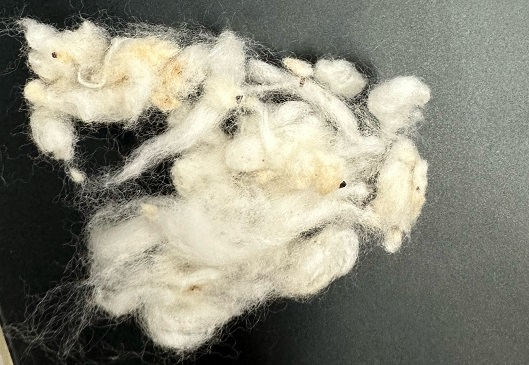
#> input picture image1.jpeg, 529 x 365 px
$ jupyter execute Untitled47.ipynb
#> lines starting #> are read from the running program, lines starting #| are printed output that depends on the picture
[cell 1]
from pathlib import Path

import cv2
import numpy as np

img = cv2.imread("image1.jpeg")
#> img is the input picture: shape (365, 529, 3); mean B, G, R 124.2, 138.9, 140.2

rows = 1  # 行数
cols = 3  # 列数

chunks = []
for row_img in np.array_split(img, rows, axis=0):
    for chunk in np.array_split(row_img, cols, axis=1):
        chunks.append(chunk)
#> this loop made 1 pass
#> after the loop, chunks = 3 items
print(len(chunks))
#| 3

[cell 2]
output_dir = Path("output")
output_dir.mkdir(exist_ok=True)
for i, chunk in enumerate(chunks):
    save_path = output_dir / f"chunk_{i:02d}.png"
    cv2.imwrite(str(save_path), chunk)
#> this loop made 3 passes
#> pass 1, `cv2.imwrite(str(save_path), chunk)`:
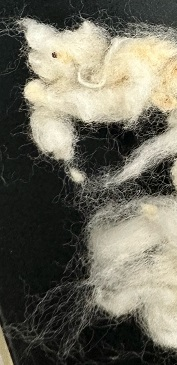
#> saved as chunk_00.png: shape (365, 177, 3); mean B, G, R 93.9, 107.2, 109.6
#> pass 2, `cv2.imwrite(str(save_path), chunk)`:
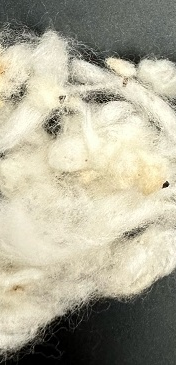
#> saved as chunk_01.png: shape (365, 176, 3); mean B, G, R 151.2, 170.8, 174.6
#cv2.imshow("chunk", )
cv2.waitKey(0)
cv2.destroyAllWindows()

$ run again, with image0.jpeg copied over image1.jpeg
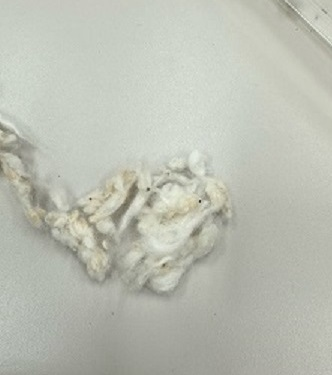
#> input picture image0.jpeg, 332 x 375 px
#> img is the input picture: shape (375, 332, 3); mean B, G, R 179, 190.1, 187.1
#> the loop `for row_img in np.array_split(img, rows, axis=0):` made 1 pass
#> after the loop `for row_img in np.array_split(img, rows, axis=0):`: chunks = 3 items
#| 3
#> the loop `for i, chunk in enumerate(chunks):` made 3 passes
#> pass 1, `cv2.imwrite(str(save_path), chunk)`:
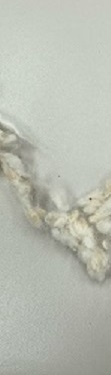
#> saved as chunk_00.png: shape (375, 111, 3); mean B, G, R 177.5, 188.2, 184.5
#> pass 2, `cv2.imwrite(str(save_path), chunk)`:
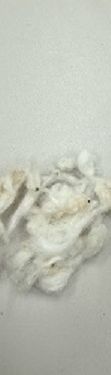
#> saved as chunk_01.png: shape (375, 111, 3); mean B, G, R 180.7, 192.3, 189.1

$ run again, with image2.jpeg copied over image1.jpeg
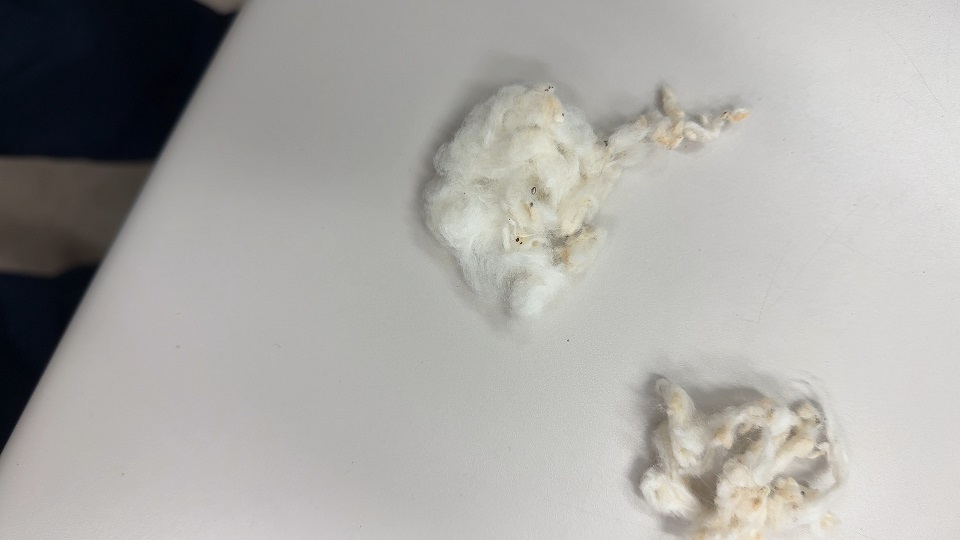
#> input picture image2.jpeg, 960 x 540 px
#> img is the input picture: shape (540, 960, 3); mean B, G, R 166, 168.9, 170.2
#> the loop `for row_img in np.array_split(img, rows, axis=0):` made 1 pass
#> after the loop `for row_img in np.array_split(img, rows, axis=0):`: chunks = 3 items
#| 3
#> the loop `for i, chunk in enumerate(chunks):` made 3 passes
#> pass 1, `cv2.imwrite(str(save_path), chunk)`:
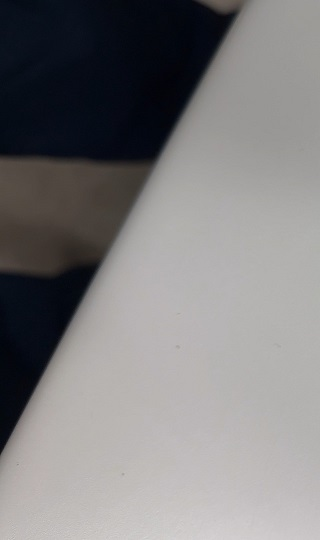
#> saved as chunk_00.png: shape (540, 320, 3); mean B, G, R 126.4, 125.6, 127
#> pass 2, `cv2.imwrite(str(save_path), chunk)`:
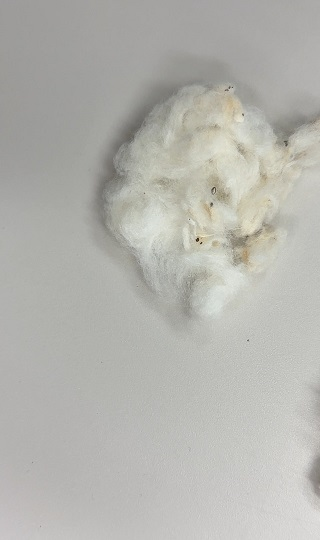
#> saved as chunk_01.png: shape (540, 320, 3); mean B, G, R 174.6, 179.9, 180.2

$ run again, with image3.jpeg copied over image1.jpeg
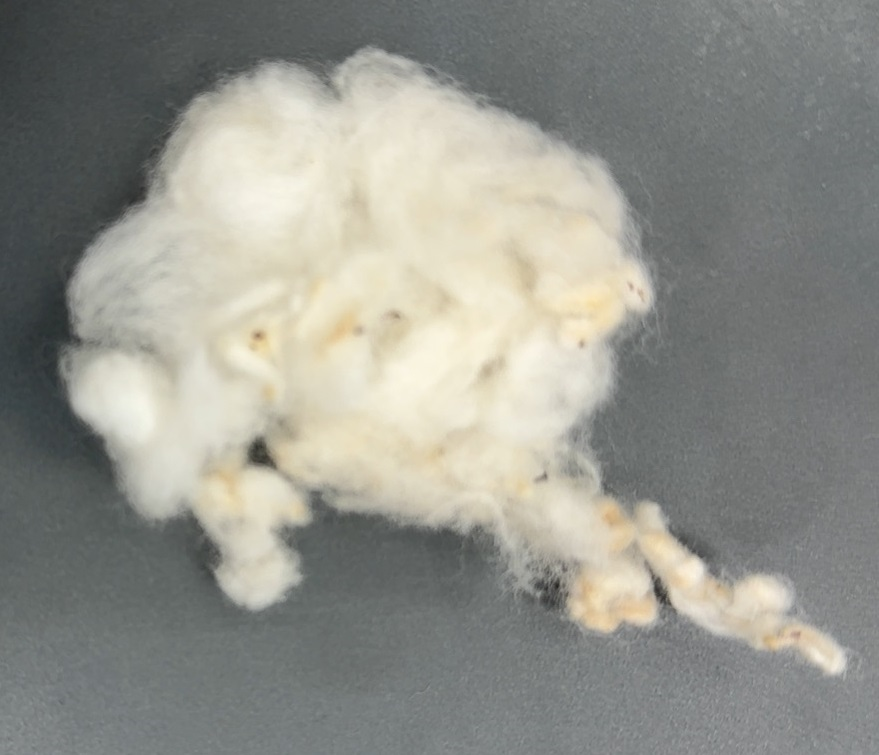
#> input picture image3.jpeg, 879 x 755 px
#> img is the input picture: shape (755, 879, 3); mean B, G, R 139.9, 147.3, 146.9
#> the loop `for row_img in np.array_split(img, rows, axis=0):` made 1 pass
#> after the loop `for row_img in np.array_split(img, rows, axis=0):`: chunks = 3 items
#| 3
#> the loop `for i, chunk in enumerate(chunks):` made 3 passes
#> pass 1, `cv2.imwrite(str(save_path), chunk)`:
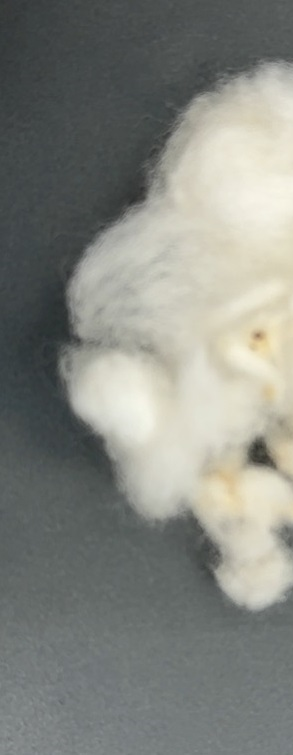
#> saved as chunk_00.png: shape (755, 293, 3); mean B, G, R 128.7, 135, 132.8
#> pass 2, `cv2.imwrite(str(save_path), chunk)`:
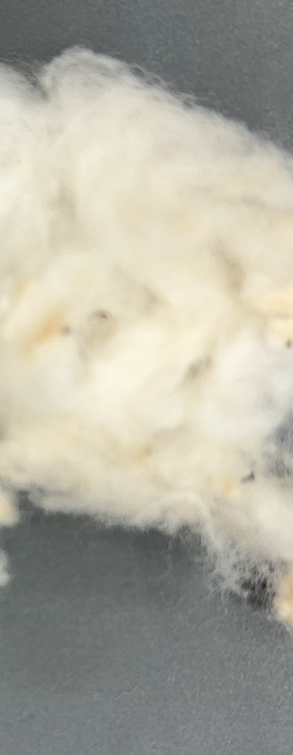
#> saved as chunk_01.png: shape (755, 293, 3); mean B, G, R 160.7, 173.5, 175.6
